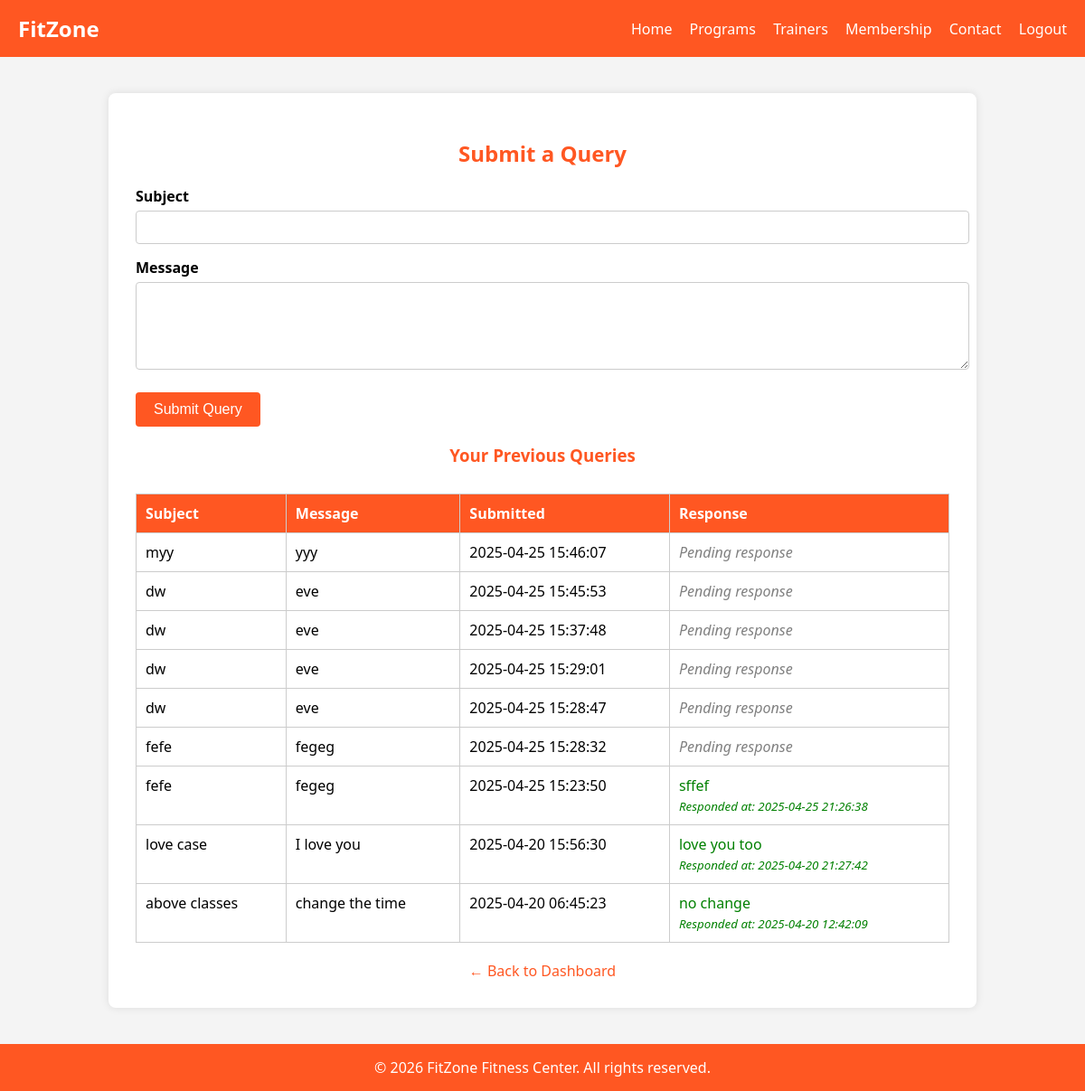
/Pages/submit_query.php (signed in), run on the app's committed database.
### tables this page shows
CREATE TABLE IF NOT EXISTS `queries` (
  `Query_ID` int NOT NULL AUTO_INCREMENT,
  `Admission_Number` int NOT NULL,
  `Subject` varchar(255) NOT NULL,
  `Message` text NOT NULL,
  `Submitted_At` timestamp NOT NULL DEFAULT CURRENT_TIMESTAMP,
  `Response` text NOT NULL,
  `Responded_At` datetime NOT NULL,
  PRIMARY KEY (`Query_ID`)
);

### Pages/submit_query.php (the view, shortened to what this page needs)
<?php
$conn = new mysqli("localhost", "root", "", "fitzone1");
$user_id = $_SESSION["user_id"];
$queries = $conn->prepare("SELECT * FROM queries WHERE Admission_Number = ? ORDER BY Submitted_At DESC");
$queries->bind_param("i", $user_id);
$queries->execute();
$query_results = $queries->get_result();
?>
<!DOCTYPE html>
<html lang="en">
<head>
</head>
<body>
<div class="navbar">
  <div class="logo">FitZone</div>
  <div>
    <a href="index.php">Home</a>
    <a href="programs.php">Programs</a>
    <a href="trainers.php">Trainers</a>
    <a href="membership.php">Membership</a>
    <a href="contact.php">Contact</a>
    <a href="logout.php">Logout</a>
  </div>
</div>
<div class="container">
  <h2>Submit a Query</h2>
  <form method="POST">
    <label>Subject</label>
    <input type="text" name="subject" required>
    <label>Message</label>
    <textarea name="message" rows="5" required></textarea>
    <button type="submit">Submit Query</button>
  </form>
  <h3>Your Previous Queries</h3>
  <table>
    <tr>
      <th>Subject</th>
      <th>Message</th>
      <th>Submitted</th>
      <th>Response</th>
    </tr>
    <?php while ($row = $query_results->fetch_assoc()): ?>
    <tr>
      <td><?php echo htmlspecialchars($row['Subject']); ?></td>
      <td><?php echo nl2br(htmlspecialchars($row['Message'])); ?></td>
      <td><?php echo $row['Submitted_At']; ?></td>
      <td>
        <?php if ($row['Response']): ?>
          <div class="response">
            <?php echo nl2br(htmlspecialchars($row['Response'])); ?><br>
            <small><em>Responded at: <?php echo $row['Responded_At']; ?></em></small>
          </div>
        <?php else: ?>
          <span class="pending">Pending response</span>
        <?php endif; ?>
      </td>
    </tr>
    <?php endwhile; ?>
  </table>
  <div class="back">
    <a href="customer_dashboard.php">← Back to Dashboard</a>
  </div>
</div>
<div class="footer">
  &copy; <?php echo date("Y"); ?> FitZone Fitness Center. All rights reserved.
</div>
</body>
</html>

### Pages/submit_query.php (style rules this page uses)
body { font-family: 'Segoe UI', sans-serif; margin: 0; background-color: #f4f4f4; }
.navbar { background-color: #ff5722; color: white; padding: 15px 20px; display: flex; justify-content: space-between; align-items: center; }
.navbar .logo { font-size: 24px; font-weight: bold; }
.navbar a { color: white; text-decoration: none; margin-left: 15px; font-size: 16px; }
.container { max-width: 900px; background: white; margin: 40px auto; padding: 30px; border-radius: 8px; box-shadow: 0 0 10px rgba(0,0,0,0.1); }
h2, h3 { text-align: center; color: #ff5722; }
label { display: block; margin-top: 15px; font-weight: bold; }
input[type="text"], textarea { width: 100%; padding: 10px; margin-top: 5px; border-radius: 4px; border: 1px solid #ccc; }
button { background-color: #ff5722; color: white; border: none; padding: 10px 20px; margin-top: 20px; font-size: 16px; border-radius: 4px; cursor: pointer; }
table { width: 100%; margin-top: 30px; border-collapse: collapse; }
th, td { padding: 10px; border: 1px solid #ccc; vertical-align: top; text-align: left; }
th { background-color: #ff5722; color: white; }
.response { color: green; }
.pending { color: gray; font-style: italic; }
.back { text-align: center; margin-top: 20px; }
.back a { color: #ff5722; text-decoration: none; }
.footer { background-color: #ff5722; color: white; text-align: center; padding: 15px 0; margin-top: 40px; }

### data on the page
queries: Subject "myy", Message "yyy", Submitted_At "2025-04-25 15:46:07", Response "Pending response"
queries: Subject "dw", Message "eve", Submitted_At "2025-04-25 15:45:53", Response "Pending response"
queries: Subject "dw", Message "eve", Submitted_At "2025-04-25 15:37:48", Response "Pending response"
queries: Subject "dw", Message "eve", Submitted_At "2025-04-25 15:29:01", Response "Pending response"
queries: Subject "dw", Message "eve", Submitted_At "2025-04-25 15:28:47", Response "Pending response"
queries: Subject "fefe", Message "fegeg", Submitted_At "2025-04-25 15:28:32", Response "Pending response"
queries: Subject "fefe", Message "fegeg", Submitted_At "2025-04-25 15:23:50", Response "sffef", Responded_At "2025-04-25 21:26:38"
queries: Subject "love case", Message "I love you", Submitted_At "2025-04-20 15:56:30", Response "love you too", Responded_At "2025-04-20 21:27:42"
queries: Subject "above classes", Message "change the time", Submitted_At "2025-04-20 06:45:23", Response "no change", Responded_At "2025-04-20 12:42:09"
